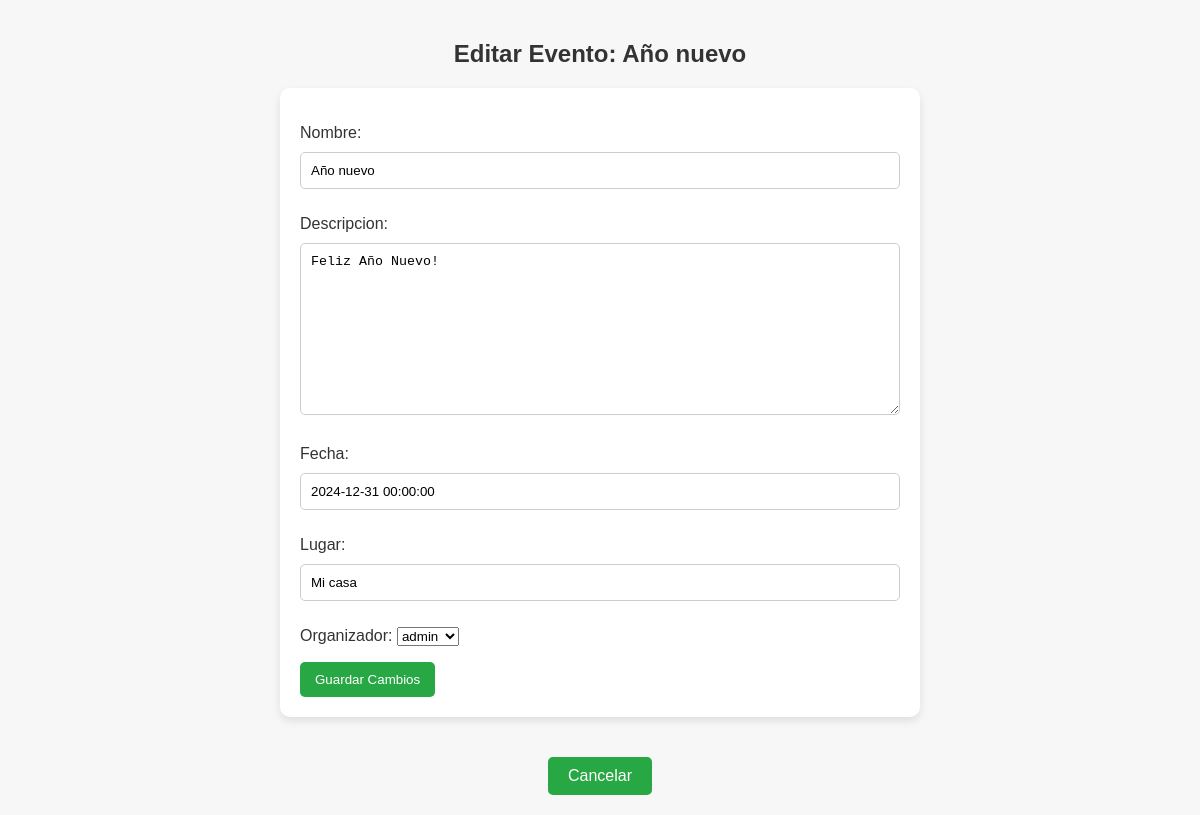
The app's page /eventos/editar/6/ with its own data.
### eventos/models.py (models this page shows, shortened)
class Evento(models.Model):
    nombre = models.CharField(max_length=100)
    descripcion = models.TextField()
    fecha = models.DateTimeField()
    lugar = models.CharField(max_length=100)
    organizador = models.ForeignKey(User, on_delete=models.CASCADE, related_name='eventos_organizados')

### eventos/views.py (the view)
# urls.py: path('editar/<int:evento_id>/', editar_evento, name='editar_evento'),
def editar_evento(request, evento_id):
    evento = get_object_or_404(Evento, id=evento_id)
    if request.method == 'POST':
        form = EventoForm(request.POST, instance=evento)
        if form.is_valid():
            form.save()
            return redirect('detalle_evento', evento_id=evento.id)  # Redirige a la página de detalles del evento editado
    else:
        form = EventoForm(instance=evento)
    return render(request, 'eventos/editar_evento.html', {'form': form, 'evento': evento})

### eventos/views.py
class EventoForm(forms.ModelForm):
    class Meta:
        model = Evento
        fields = ['nombre', 'descripcion', 'fecha', 'lugar', 'organizador']  # Campos a editar

### eventos/templates/eventos/editar_evento.html (shortened to what this page needs)
<!DOCTYPE html>
<html lang="es">
<head>
</head>
<body>
    <h2>Editar Evento: {{ evento.nombre }}</h2>
    <form method="post">
        {{ form.as_p }}
        <button type="submit">Guardar Cambios</button>
    </form>
    <a href="{% url 'detalle_evento' evento.id %}">Cancelar</a>
</body>
</html>

### eventos/templates/eventos/editar_evento.html (style rules this page uses)
body { font-family: 'Arial', sans-serif; background-color: #f7f7f7; color: #333; margin: 0; padding: 20px; box-sizing: border-box; display: flex; flex-direction: column; align-items: center; }
h2 { color: #333; margin-bottom: 20px; }
form { background-color: #fff; padding: 20px; border-radius: 10px; box-shadow: 0 4px 8px rgba(0, 0, 0, 0.1); width: 100%; max-width: 600px; margin-bottom: 20px; }
input[type="text"], input[type="date"], textarea { width: 100%; padding: 10px; margin: 10px 0; border: 1px solid #ccc; border-radius: 5px; box-sizing: border-box; }
button { padding: 10px 15px; background-color: #28a745; color: white; border: none; border-radius: 5px; cursor: pointer; transition: background-color 0.3s; }
a { display: inline-block; margin-top: 20px; padding: 10px 20px; background-color: #28a745; color: white; text-decoration: none; border-radius: 5px; transition: background-color 0.3s; }

### records on screen
Evento: nombre "Año nuevo", descripcion "Feliz Año Nuevo!", fecha "2024-12-31 00:00:00", lugar "Mi casa", organizador "admin"
